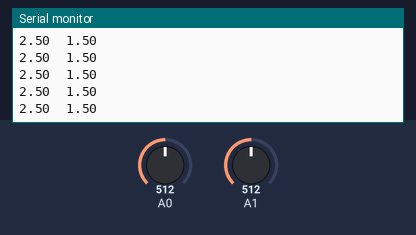
A sketch run on a simulated Arduino Uno, built with avr-gcc and run on an emulated ATmega328P. On the bench: the last lines printed to the serial monitor. The inputs (shaded band) are chosen by the test bench; at power-on: A0 = 512, A1 = 512.

Above: at 1.2 s.
1.3 s: A0 set to 716
At 1.56 s:
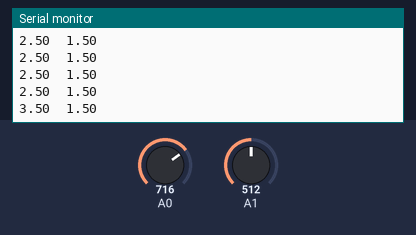
2.8 s: A1 set to 716
At 2.97 s:
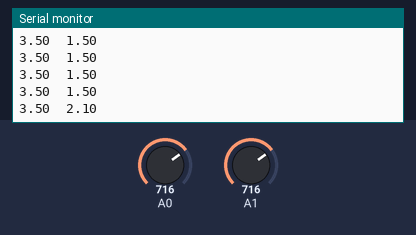
4.3 s: A0 set to 900
At 4.38 s:
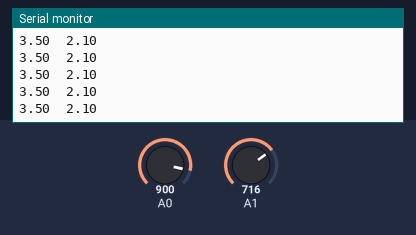
5.8 s: A1 set to 900
At 5.99 s:
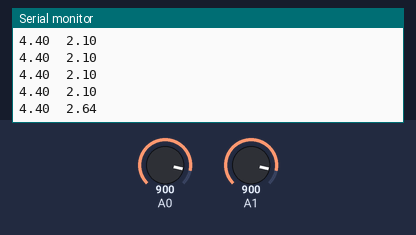
Timing chart, 0 to 8.3 s (numbered marks = the images above; inputs shaded):
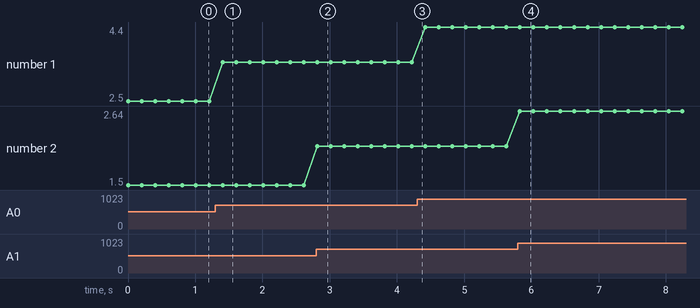

Measured:
- after the input at 1.3 s, the serial monitor: prints a new line after 0.11 s (image 1)
- after the input at 2.8 s, the serial monitor: prints a new line at once (image 2)
- after the input at 5.8 s, the serial monitor: prints a new line at once (image 4)
- plotted number 1: 2.5 → 3.5 after the input at 1.3 s, 3.5 → 4.4 after the input at 4.3 s
- plotted number 2: 1.5 → 2.1 after the input at 2.8 s, 2.1 → 2.64 after the input at 5.8 s

The sketch:

torque_sensor.ino
```cpp
/* This code reads the torque sensor and sends it to the pc
   for real time plotting in scilab to ease calibration
*/

void setup() {
  Serial.begin(9600);

}

void loop() {
  float voltage = analogRead(A0)/1023.0*5;
  float voltage2 = analogRead(A1)/1023.0*3;
  Serial.print(voltage);
  Serial.print("\t");
  Serial.println(voltage2);
  delay(200);
}
```
